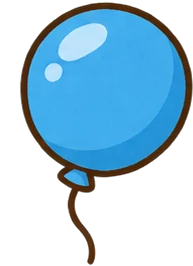
#> input picture src/renderer/study/kids/games/art/balloon/balloon-blue-2.webp, 193 x 266 px, given in place of memory-bg.png, which was not available
$ python embed-kids-games.py
#> lines starting #> are read from the running program, lines starting #| are printed output that depends on the picture
"""Nhúng nền + sprite 5 game của bé (docs/27-kids-game-art-prompts.md) vào app.

python scripts/design-data/embed-kids-games.py

Đọc scripts/design-data/review/kids-games/<game>-bg.png và <game>-sprites-N.png (6 cột × 3 hàng).
Ghi src/renderer/study/kids/games/art/<game>/bg.webp và <vật>-<0..5>.webp.
Bảng có nền caro giả (RGB, không alpha) thì xoá nền bằng flood-fill từ mép ô.
"""
import os
import sys

import numpy as np
from PIL import Image, ImageFilter

ROOT = os.path.abspath(os.path.join(os.path.dirname(__file__), '..', '..'))
SRC = os.path.join(os.path.dirname(__file__), 'review', 'kids-games')
OUT = os.path.join(ROOT, 'src/renderer/study/kids/games/art')
COLS = 6

# (game, bảng) → [(tên vật hàng 1, rộng px), ...]
SHEETS = {
    ('memory', 1): [('card-back', 280), ('card-front', 280), ('sparkle', 280)],
    ('balloon', 1): [('balloon-red', 270), ('balloon-yellow', 270), ('balloon-blue', 270)],
    ('balloon', 2): [('pop-red', 280), ('pop-yellow', 280), ('pop-blue', 280)],
    ('pet', 1): [('bowl', 280), ('plate', 280), ('butterfly', 200)],
    ('fishing', 1): [('fish-orange', 280), ('fish-green', 280), ('fish-yellow', 280)],
    ('fishing', 2): [('bubbles', 160), ('ripple', 280), ('splash', 280)],
    ('spell', 1): [('tile', 240), ('slot', 240), ('pencil', 200)],
}
# số là rộng tối đa: chỉ thu nhỏ khi khung gốc rộng hơn, không phóng to (game vẽ lớn tới ~1.4× theo cỡ cửa sổ)
BG_W = 1600


# [53 lines left out: functions remove_fake_bg, clean_alpha, export_sheet, not called in this run]


def export_bg(game: str) -> None:
#> called with game = 'memory'
    bg = Image.open(os.path.join(SRC, f'{game}-bg.png')).convert('RGB')
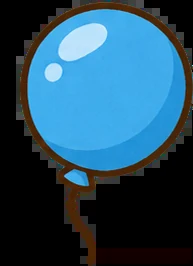
#> bg: PIL image 193x266 RGB; mean R, G, B 38.3, 75.7, 96.8
    bg = bg.resize((BG_W, round(bg.height * BG_W / bg.width)), Image.LANCZOS)
#> bg: PIL image 1600x2205 RGB
    out = os.path.join(OUT, game)
    os.makedirs(out, exist_ok=True)
    bg.save(os.path.join(out, 'bg.webp'), quality=80, method=6)


def main() -> None:
    for game in ('memory', 'balloon', 'pet', 'fishing', 'spell'):
        export_bg(game)
#> pass 2 of the loop in main, `for game in ('memory', 'balloon', 'pet', 'fishing', 'spell'):`:
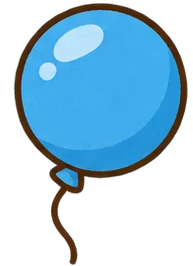
#> input picture src/renderer/study/kids/games/art/balloon/balloon-blue-3.webp, 193 x 266 px, given in place of balloon-bg.png, which was not available
#> in export_bg (call 2), `bg = Image.open(os.path.join(SRC, f'{game}-bg.png')).convert('RGB')`:
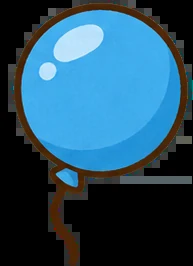
#> bg: PIL image 193x266 RGB; mean R, G, B 39.5, 78.2, 99.6
    for game, n in SHEETS:
        export_sheet(game, n)
    total = sum(os.path.getsize(os.path.join(d, f)) for d, _, fs in os.walk(OUT) for f in fs)
    print(f'ok: {total / 1024:.0f} KB in {OUT}')


if __name__ == '__main__':
#> (the run stopped early here; a loop or call above may not have finished)
